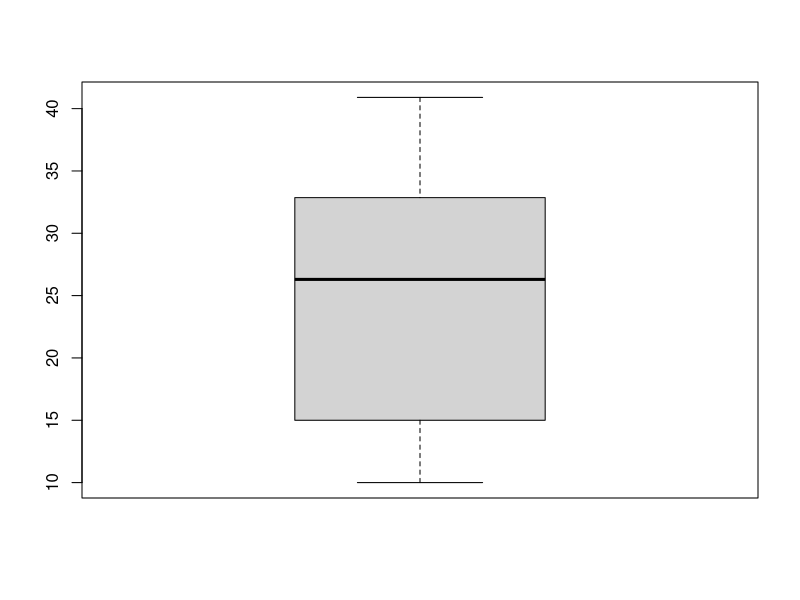
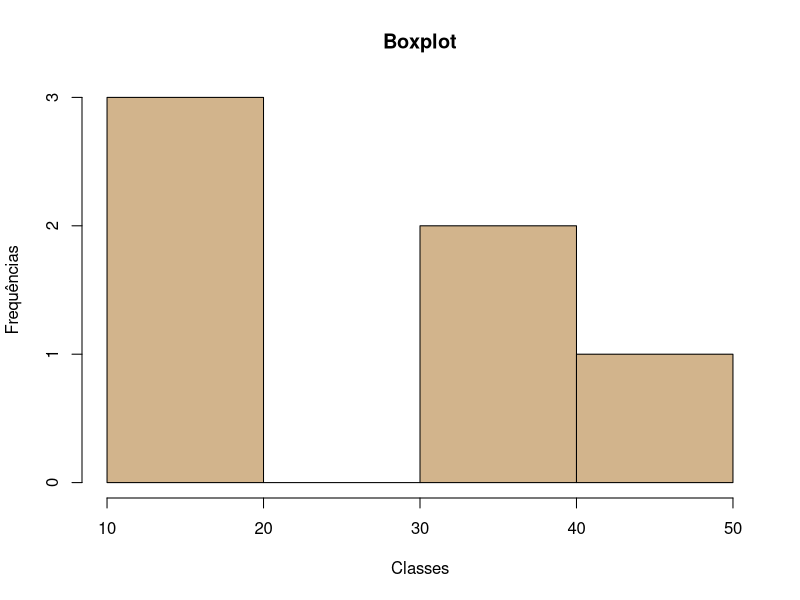
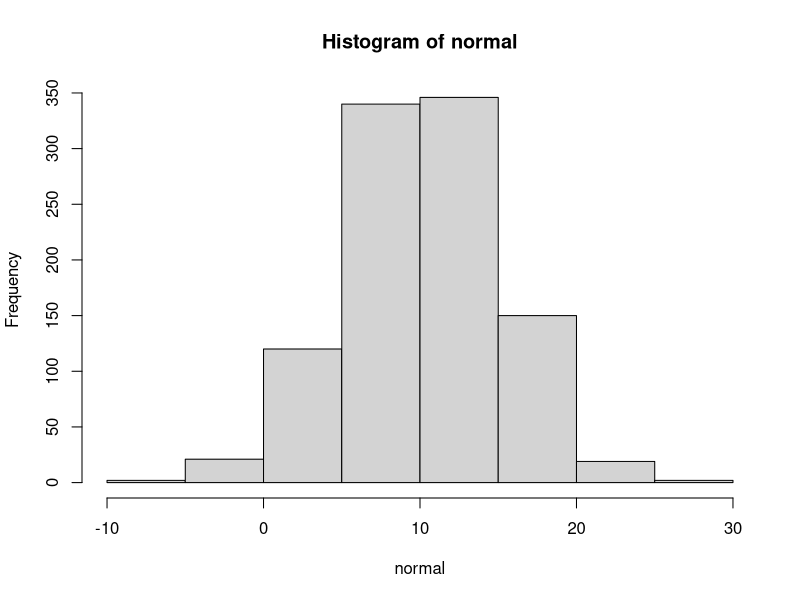

R code for these plots, in order:
## ---- chunk 1
# Soma
2+2

# Subtração
4-2

# Multiplicação
2*3

# Divisão
4/2

# Exponenciação
2^3
## ---- chunk 2
#| code-fold: true
((2+3*5)/10)^2
## ---- chunk 3
# Raiz quadrada
sqrt(x=9)

# Combinação de 10 elementos tomados 2 a 2
choose(n=10, k=2)

# e^x
exp(2)

# Logarítmo natural
log(1)
## ---- chunk 4
#| code-fold: true
sqrt(log(x = 10))
## ---- chunk 5
# Criar o objeto x
x <- 2

# Imprimir o objeto x
x

# Operações com o objeto x
x^2
x+x

# Apagar o objeto x
rm(x)

# Criar o vetor y
y <- c(2, 5, 10, 11.3, 12)

# Imprimir o vetor y
y

# Elevar o vetor y ao quadrado
y^2

# Apagar o vetor y
rm(y)

# Criar o vetor 'notas'
notas <- c(60, 50, 20, 50, 90)

# Ordenar o vetor 'notas'
notas <- sort(notas)

# Imprimir o vetor 'notas'
notas
## ---- chunk 6
#| code-fold: true
dados <- c(5, 7, 12.7, 13, 15)
sum(dados^2)
## ---- chunk 7
# Igualdade
2 == 2
2 == 5
"a" == "a"
"a" == 'A'

# Maior
2 > 3
2 >= 3

# Menor
2 < 4
2 <= 1
c(1,2,2,4,7,10) < 7
## ---- chunk 8
# Importar o arquivo 'notas.csv'
dados <- read.csv2(file = "data/notas.csv", header = TRUE)
## ---- chunk 9
# Estrutura do objeto
str(dados)

# Listar os nomes das variáveis
names(dados)

# Imprimir as seis primeiras linhas
head(dados)

# Imprimir as seis últimas linhas
tail(dados)
## ---- chunk 10
dados$nota 
## ---- chunk 11
#| code-fold: true
dados <- read.csv2(file = "data/notas.csv", header = TRUE)
str(dados)
## ---- chunk 12
# Importar o arquivo 'notas.csv'
dados <- read.csv2(file = "data/notas.csv", header = TRUE)

# Média
mean(dados$nota)

# Mediana
median(dados$nota)

# Variância
var(dados$nota)

# Desvio padrão
sd(dados$nota)

# Valor máximo
max(dados$nota)

# Valor mínimo
min(dados$nota)

# Amplitude
range(dados$nota)

# Coeficiente de variação
sd(dados$nota)/mean(dados$nota)

# Quartis
quantile(dados$nota)

# Sumário
summary(dados$nota)

# Boxplot
boxplot(dados$nota)

# Histograma
hist(dados$nota, main = "Boxplot", xlab = "Classes", ylab = "Frequências", col = "tan")
## ---- chunk 13
#| code-fold: true
normal <- rnorm(1000, mean = 10, sd = 5)
mean(normal)
sd(normal)

hist(normal)
